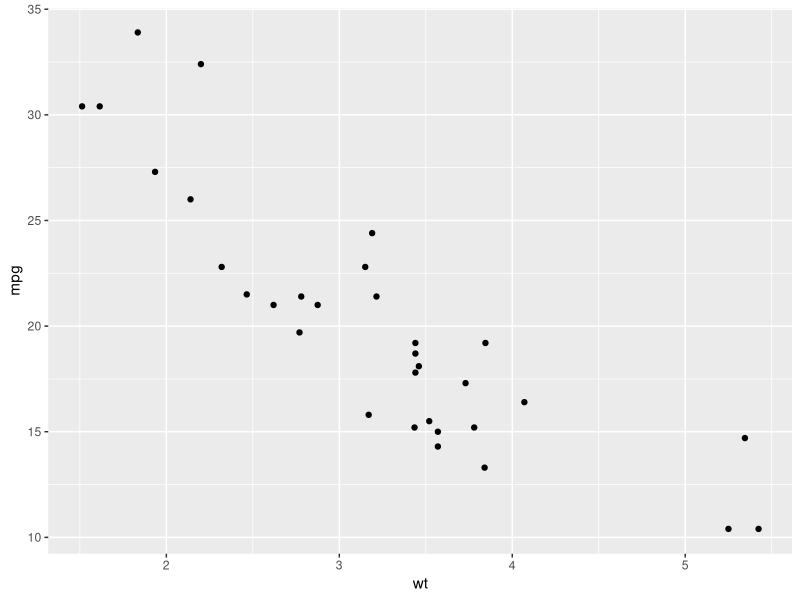
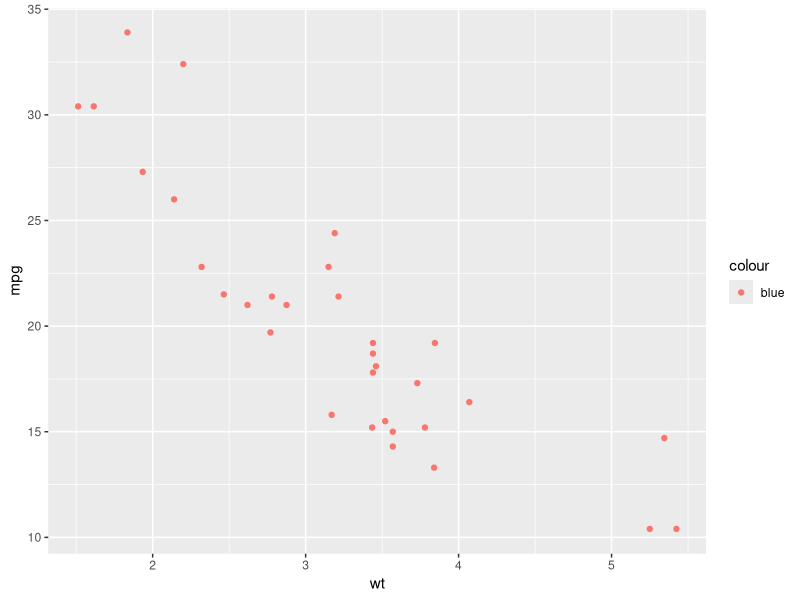
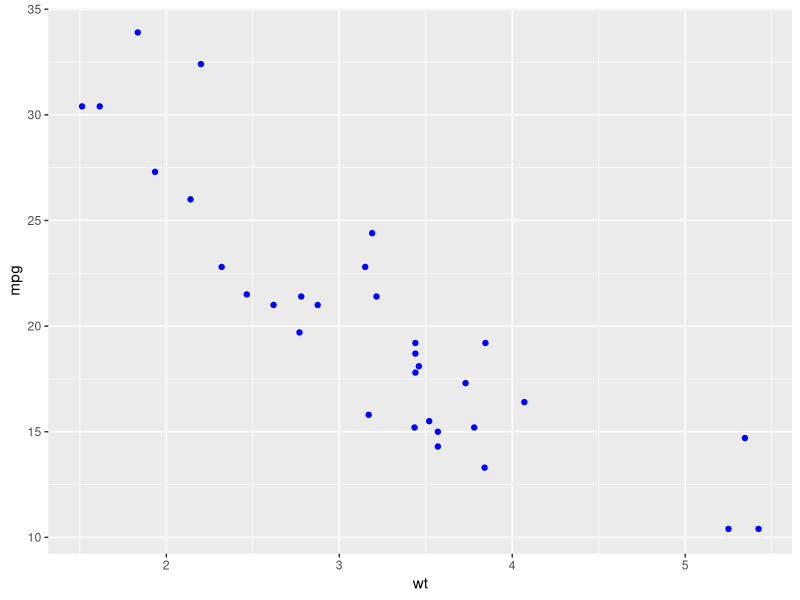
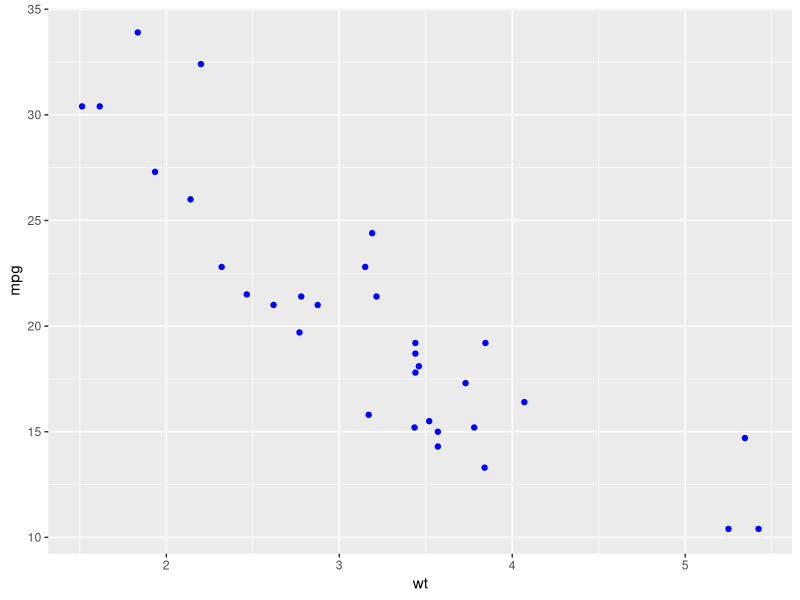
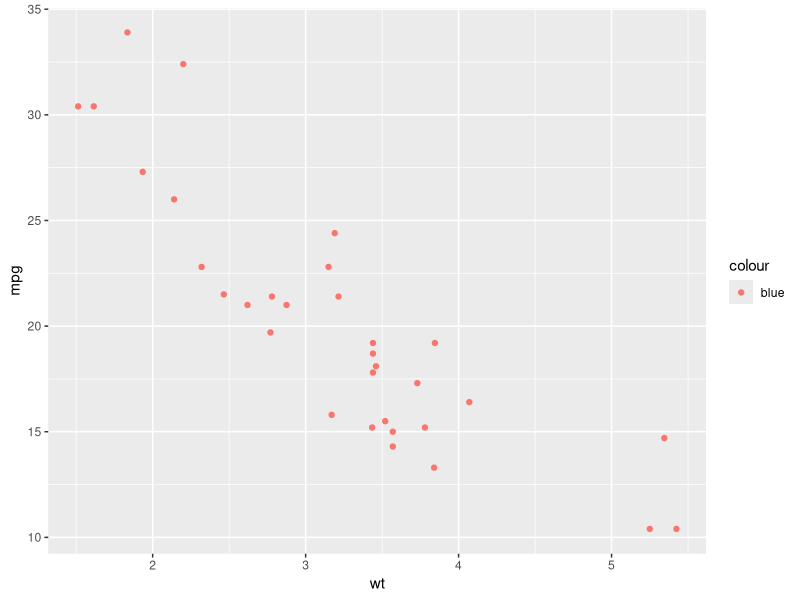
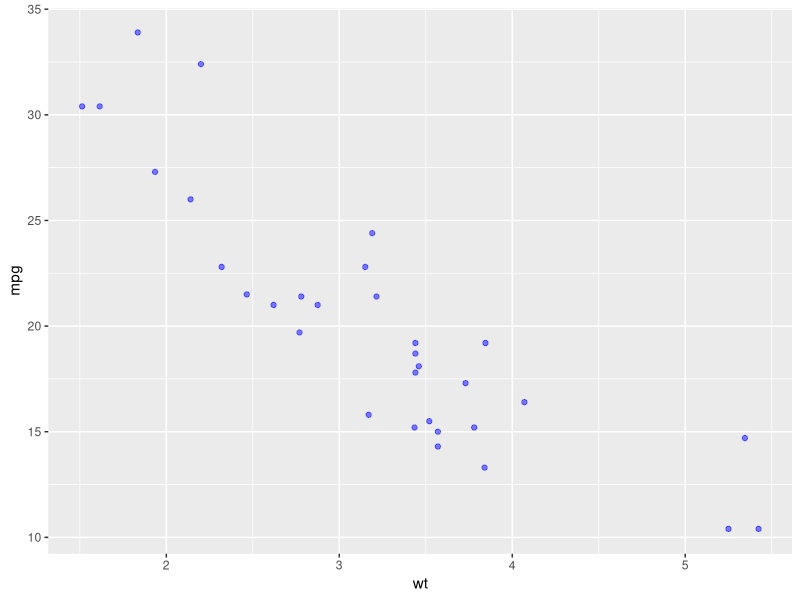
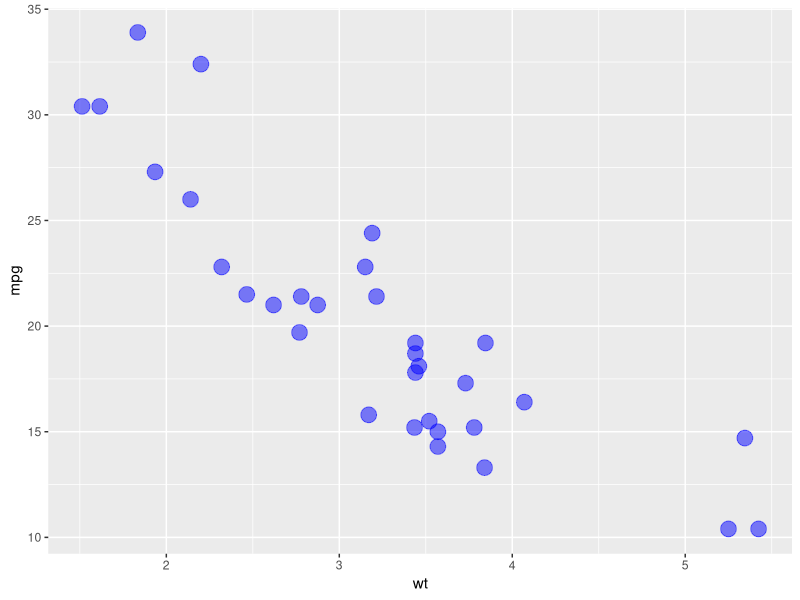
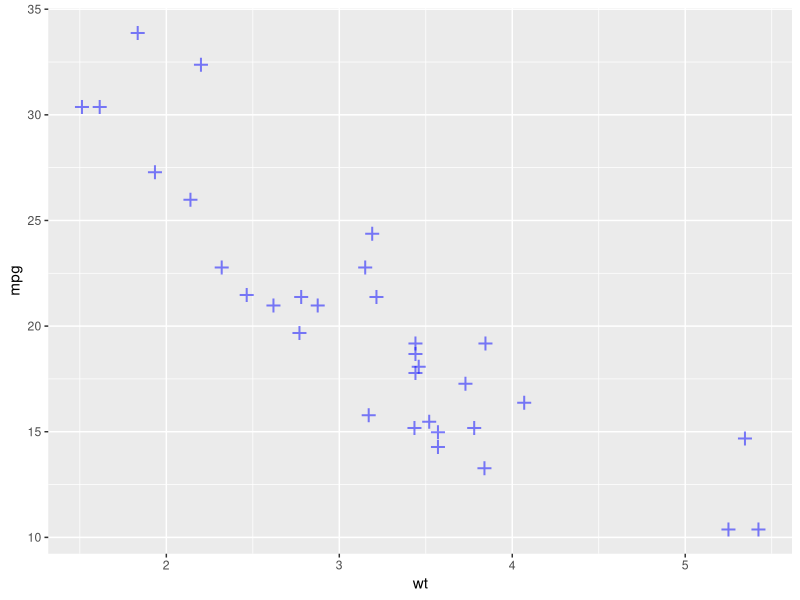

The R source for these figures, in order:
#=========================================================================#
#               Introduction to ggplot2 package:
#               ----------------------------
#                         Attributes 
# ------------------------------------------------------------------------#
# Loading the required packages, and data

require(tidyverse)
require(datasets)
data("mtcars")
data("diamonds")


# Introduction ------------------------------------------------------------

# Attributes are always called in the geom layers
# They are different from aesthetics, aesthetics are related to mapping,
# in terms of ggplot2, aesthetic means aesthetic mapping.
# Attributes control how something looks, points, shapes, bars ...

# Example 01:
# ----------

mtcars %>% ggplot(mapping = aes(wt, mpg)) +
  geom_point()

# We want to change the color of points 

mtcars %>% ggplot(aes(wt, mpg, color = "blue")) +  
        geom_point()                               # OOPs, does not work
                              # Careful, anything inside aes() is a variable
                              # "blue" is internally scaled

# Solution: 
# using I() function, [I() it is read "as is"]

mtcars %>% ggplot(aes(wt, mpg, color = I("blue"))) + 
  geom_point() 

# Worked, but better to do it this way
mtcars %>% ggplot(aes(wt, mpg)) + 
  geom_point(color = "blue")       # This is an attribute, not aesthetic

# Why?
#---

mtcars %>% ggplot(aes(wt, mpg)) + 
  geom_point(aes(color = "blue"))     # This is the reason, if it is inside 
                                      # aes() it means it is a variable
                                      # Passing the color parameter to geom layers
                                      # it means setting it to all points

# Another Example ---------------------------------------------------------

# If we want to control how all the points looks, we can use alpha, and color
# 1. Two attributes: color, alpha

mtcars %>% ggplot(aes(wt, mpg)) + 
  geom_point(color = "blue", alpha = 0.5)

# 2. Three attributes: color, alpha, size

mtcars %>% ggplot(aes(wt, mpg)) + 
  geom_point(color = "blue", alpha = 0.5, size = 5)

# 3. Four attributes: color, alpha, size, shape

mtcars %>% ggplot(aes(wt, mpg)) + 
  geom_point(color = "blue", 
             alpha = 0.5, 
             size = 7, 
             shape = "+")
# 4. Five attributes: color, alpha, size, shape, fill

mtcars %>% ggplot(aes(wt, mpg)) + 
  geom_point(color = "blue", 
             alpha = 0.5, 
             size = 7, 
             fill = "lightgreen", 
             shape = 21)

# 5. Many attributes
mtcars %>% ggplot(aes(wt, mpg)) + 
  geom_point(color = "red", 
             alpha = 0.5, 
             size = 5, 
             fill = "lightgreen", 
             shape = 23, 
             stroke = 2)

# Warning -----------------------------------------------------------------

# Attributes will overwrite the aesthetics 
mtcars %>% ggplot(aes(wt, mpg, color = factor(cyl))) + 
  geom_point(color = "blue", size = 4)



# Bonus: Label ------------------------------------------------------------
# Using geom_text() with label parameter will plot the labels 

ggplot(mtcars, aes(wt, mpg, color = factor(cyl))) +
  geom_text(label = rownames(mtcars),
            color = "red") 

ggplot(mtcars, aes(wt, mpg)) +
  geom_text(label = factor(mtcars$cyl),
            color = "red", 
            size = 7)
